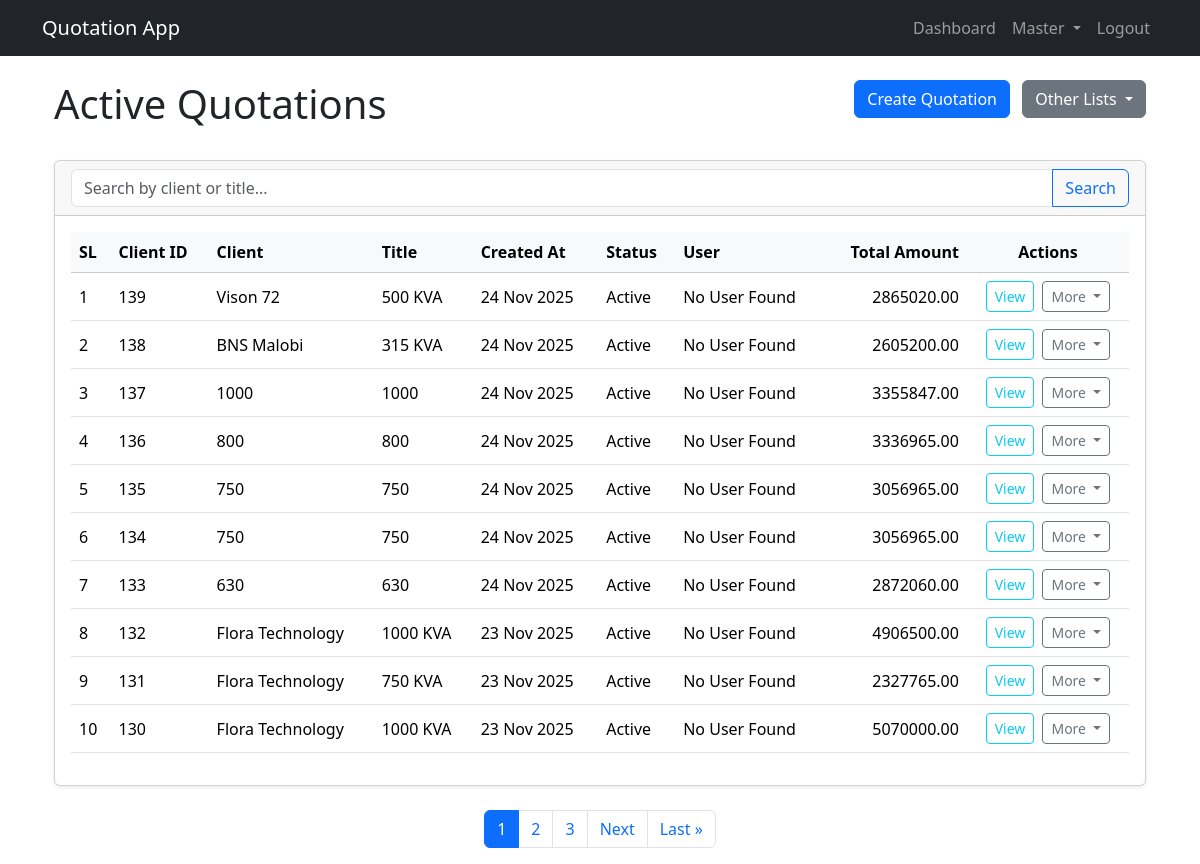
The app's page / (signed in) with its own data.
### pages/models.py (models this page shows, shortened)
class Quotation(models.Model):
    STATUS_CHOICES = (
        ('active', 'Active'),
        ('archived', 'Archived'),
        ('rejected', 'Rejected'),
        ('achieved', 'Achieved'),
    )
    title = models.CharField(max_length=255)
    client_name = models.CharField(max_length=255)
    template = models.ForeignKey(QuotationTemplate, on_delete=models.SET_NULL, null=True, blank=True)
    created_at = models.DateTimeField(auto_now_add=True)
    status = models.CharField(max_length=10, choices=STATUS_CHOICES, default='active')
    user = models.ForeignKey('auth.User', on_delete=models.SET_NULL, null=True, blank=True)
    def total_amount(self):
        return sum(group.subtotal() for group in self.groups.all())

class QuotationGroup(models.Model):
    quotation = models.ForeignKey(Quotation, on_delete=models.CASCADE, related_name='groups')
    name = models.CharField(max_length=255)
    def subtotal(self):
        return sum(item.total_price for item in self.items.all())

class QuotationItem(models.Model):
    group = models.ForeignKey(QuotationGroup, on_delete=models.CASCADE, related_name='items')
    item = models.ForeignKey(Item, on_delete=models.SET_NULL, null=True, blank=True)
    description = models.CharField(max_length=255, blank=True, null=True)
    unit = models.ForeignKey(Unit, on_delete=models.SET_NULL, null=True, blank=True)
    qty = models.FloatField(default=0)
    unit_price = models.FloatField(default=0)
    total_price = models.FloatField(default=0)

### pages/views.py (the view)
# urls.py: path('', QuotationListView.as_view(), name='quotation_list'),
@method_decorator(login_required, name='dispatch')
class QuotationListView(ListView):
    model = Quotation
    template_name = 'pages/quotations/quotation_list.html'
    context_object_name = 'quotations'
    paginate_by = 10
    def get_queryset(self):
        queryset = Quotation.objects.filter(status='active').order_by('-created_at')
        search_query = self.request.GET.get('q')
        if search_query:
            queryset = queryset.filter(
                Q(title__icontains=search_query) |
                Q(client_name__icontains=search_query)
            )
        return queryset
    def get_context_data(self, **kwargs):
        context = super().get_context_data(**kwargs)
        quotations = self.get_queryset()
        paginator = Paginator(quotations, self.paginate_by)
        page = self.request.GET.get('page')
        try:
            quotations_page = paginator.page(page)
        except PageNotAnInteger:
            quotations_page = paginator.page(1)
        except EmptyPage:
            quotations_page = paginator.page(paginator.num_pages)
        context['quotations'] = quotations_page
        return context

### templates/pages/quotations/quotation_list.html (shortened to what this page needs)
{% extends 'base.html' %}
{% block content %}
<div class="container-fluid">
    <div class="row mb-4">
        <div class="col-md-6">
            <h1>Active Quotations</h1>
        </div>
        <div class="col-md-6 text-md-end">
            <a href="{% url 'quotation_create' %}" class="btn btn-primary me-2">Create Quotation</a>
            <div class="btn-group">
                <button type="button" class="btn btn-secondary dropdown-toggle" data-bs-toggle="dropdown" aria-expanded="false">
                    Other Lists
                </button>
            </div>
        </div>
    </div>
    <div class="card shadow-sm mb-4">
        <div class="card-header">
            <form method="get" action="{% url 'quotation_list' %}">
                <div class="input-group">
                    <input type="text" class="form-control" name="q" placeholder="Search by client or title..." value="{{ request.GET.q }}">
                    <button class="btn btn-outline-primary" type="submit">Search</button>
                </div>
            </form>
        </div>
        <div class="card-body">
            <div class="table-responsive">
                <table class="table table-hover align-middle">
                    <thead class="table-light">
                        <tr>
                            <th>SL</th>
                            <th>Client ID</th>
                            <th>Client</th>
                            <th>Title</th>
                            <th>Created At</th>
                            <th>Status</th>
                            <th>User</th>
                            <th class="text-end">Total Amount</th>
                            <th class="text-center">Actions</th>
                        </tr>
                    </thead>
                    <tbody>
                        {% for quotation in quotations %}
                        <tr>
                            <td>{{ page_obj.start_index|add:forloop.counter0 }}</td>
                            <td>{{ quotation.id }}</td>
                            <td>{{ quotation.client_name }}</td>
                            <td>{{ quotation.title }}</td>
                            <td>{{ quotation.created_at|date:"d M Y" }}</td>
                            <td>{{ quotation.get_status_display }}</td>
                            <td>
                                {% if quotation.user %}
                                    {{ quotation.user.username }}
                                {% else %}
                                    No User Found
                                {% endif %}
                            </td>
                            <td class="text-end">{{ quotation.total_amount|floatformat:2 }}</td>
                            <td class="text-center">
                                <a href="{% url 'quotation_view' quotation.pk %}" class="btn btn-sm btn-outline-info me-1">View</a>
                                <div class="btn-group">
                                    <button type="button" class="btn btn-sm btn-outline-secondary dropdown-toggle" data-bs-toggle="dropdown" aria-expanded="false">
                                        More
                                    </button>
                                </div>
                            </td>
                        </tr>
                        {% empty %}
                        <tr>
                            <td colspan="7" class="text-center">No active quotations found.</td>
                        </tr>
                        {% endfor %}
                    </tbody>
                </table>
            </div>
        </div>
    </div>
    {% if quotations.has_other_pages %}
    <nav aria-label="Page navigation">
        <ul class="pagination justify-content-center">
            {% for num in quotations.paginator.page_range %}
              {% if quotations.number == num %}
                <li class="page-item active"><a class="page-link" href="?page={{ num }}">{{ num }}</a></li>
              {% elif num > quotations.number|add:'-3' and num < quotations.number|add:'3' %}
                <li class="page-item"><a class="page-link" href="?page={{ num }}">{{ num }}</a></li>
              {% endif %}
            {% endfor %}
            {% if quotations.has_next %}
            <li class="page-item"><a class="page-link" href="?page={{ quotations.next_page_number }}">Next</a></li>
            <li class="page-item"><a class="page-link" href="?page={{ quotations.paginator.num_pages }}">Last &raquo;</a></li>
            {% endif %}
        </ul>
    </nav>
    {% endif %}
</div>
{% endblock %}

### records on screen
Quotation: start_index|add "1", id "139", client_name "Vison 72", title "500 KVA", created_at "24 Nov 2025", status "Active", shows "No User Found", total_amount "2865020.00"
Quotation: start_index|add "2", id "138", client_name "BNS Malobi", title "315 KVA", created_at "24 Nov 2025", status "Active", shows "No User Found", total_amount "2605200.00"
Quotation: start_index|add "3", id "137", client_name "1000", title "1000", created_at "24 Nov 2025", status "Active", shows "No User Found", total_amount "3355847.00"
Quotation: start_index|add "4", id "136", client_name "800", title "800", created_at "24 Nov 2025", status "Active", shows "No User Found", total_amount "3336965.00"
Quotation: start_index|add "5", id "135", client_name "750", title "750", created_at "24 Nov 2025", status "Active", shows "No User Found", total_amount "3056965.00"
Quotation: start_index|add "6", id "134", client_name "750", title "750", created_at "24 Nov 2025", status "Active", shows "No User Found", total_amount "3056965.00"
Quotation: start_index|add "7", id "133", client_name "630", title "630", created_at "24 Nov 2025", status "Active", shows "No User Found", total_amount "2872060.00"
Quotation: start_index|add "8", id "132", client_name "Flora Technology", title "1000 KVA", created_at "23 Nov 2025", status "Active", shows "No User Found", total_amount "4906500.00"
Quotation: start_index|add "9", id "131", client_name "Flora Technology", title "750 KVA", created_at "23 Nov 2025", status "Active", shows "No User Found", total_amount "2327765.00"
Quotation: start_index|add "10", id "130", client_name "Flora Technology", title "1000 KVA", created_at "23 Nov 2025", status "Active", shows "No User Found", total_amount "5070000.00"

### other values on screen
{{ num }} "1"
{{ num }} "2" "3"
